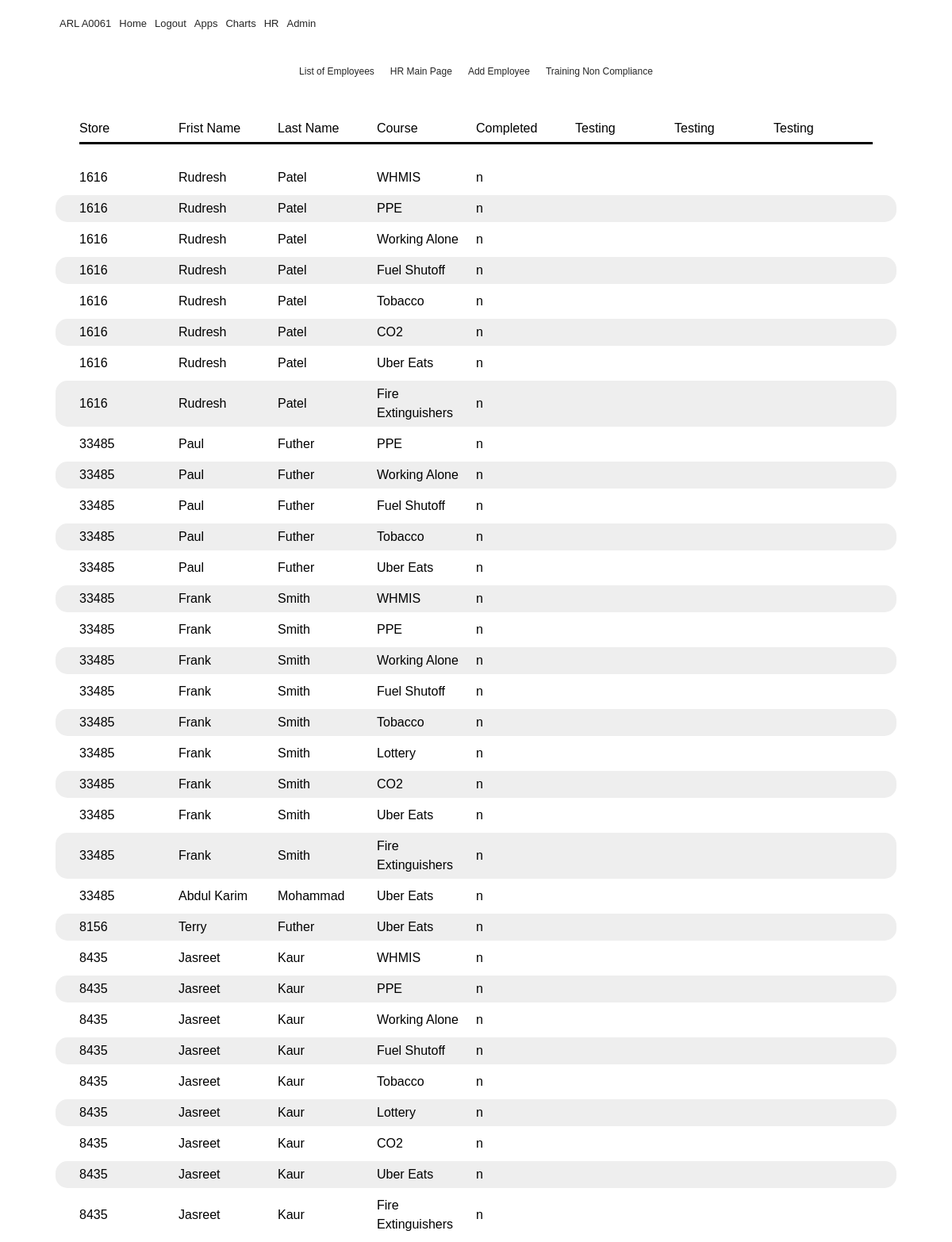
The app's page /trainingcompliance (signed in) with its own data.
### flaskblog/__init__.py (models this page shows, shortened)
class Grade(db.Model):
    id = db.Column(db.Integer(), primary_key=True)
    value = db.Column(db.String(), default="n")
    employee_id = db.Column(Integer(), ForeignKey('employee.id'))
    employee = db.relationship('Employee', backref = 'grades')
    course_id = db.Column(db.Integer(), ForeignKey('course.id'))
    course = db.relationship('Course', backref='grade')
    completeddate = db.Column(db.DateTime(), nullable = True )

class Employee(db.Model):
    id = db.Column(db.Integer, primary_key=True)
    firstname = db.Column(db.String(20), nullable=False)
    nickname = db.Column(db.String(20), nullable=True)
    lastname = db.Column(db.String(20), nullable=False)
    store = db.Column(db.String)
    addressone = db.Column(db.String(20), nullable=False)
    addresstwo = db.Column(db.String(20), nullable=True)
    apt = db.Column(db.String(20), nullable=True)
    city = db.Column(db.String(20), nullable=False)
    province = db.Column(db.String(20), nullable=False)
    country = db.Column(db.String(20), nullable=False)
    mobilephone = db.Column(db.String(10), nullable=False)
    email = db.Column(db.String(120), nullable=False)
    SIN = db.Column(db.Integer, unique=True, nullable=True)
    sinexpire = db.Column(db.DateTime(), nullable=True)
    created_on = db.Column(db.DateTime(), default=datetime.utcnow)
    updated_on = db.Column(
        db.DateTime(), default=datetime.utcnow, onupdate=datetime.utcnow)
    startdate = db.Column(db.DateTime(), nullable=True)
    enddate = db.Column(db.DateTime(), nullable=True)
    postal = db.Column(db.String(6), nullable=False)
    trainingid = db.Column(db.String(),unique=True, nullable=False)
    trainingpassword = db.Column(db.String(), nullable=False)
    manager = db.Column(db.String)
    image_file = db.Column(db.String(20), nullable=False,
                           default='default.jpg')
    active = db.Column(db.String(), nullable = False)
    iprismcode = db.Column(db.String(9), nullable=False)
    dob = db.Column(db.DateTime(), nullable=True)
    mon_avail = db.Column(db.String(100), nullable=False)
    tue_avail = db.Column(db.String(100), nullable=False)
    wed_avail = db.Column(db.String(100), nullable=False)
    thu_avail = db.Column(db.String(100), nullable=False)
    fri_avail = db.Column(db.String(100), nullable=False)
    sat_avail = db.Column(db.String(100), nullable=False)
    sun_avail = db.Column(db.String(100), nullable=False)

class Course(db.Model):
    id = db.Column(db.Integer(), primary_key=True)
    name = db.Column(db.String(100), nullable=False)

### flaskblog/routes.py (the view)
@app.route("/trainingcompliance", methods=['GET', 'POST'])
@login_required
def trainingcompliance():
    compliance = Grade.query\
            .filter_by(value="n")\
            .join(Employee, Employee.id==Grade.employee_id)\
            .join(Course, Course.id == Grade.course_id)\
            .add_columns(Grade.employee_id, Employee.firstname\
            ,Employee.lastname, Employee.store\
            , Course.name, Grade.value)\
                .order_by(Employee.store)
    return render_template('trainingcompliance.html', compliance = compliance)

### flaskblog/templates/trainingcompliance.html
{% extends "layout.html" %}
{% block content%}
        <div class= "container">
            <nav class="app-nav">
                  <ul class = "app-menu">
                        <ul>
                              <li> <a href="hrlist">List of Employees</a></li>
                        </ul>
                        <ul>
                              <li> <a href="hrhome">HR Main Page</a></li>
                        </ul>
                        <ul>
                              <li> <a href="addemployee">Add Employee</a></li>
                        </ul>
                        <ul>
                              <li> <a href="trainingcompliance">Training Non Compliance</a></li>
                        </ul>
                  </ul>
            </nav>
      </div>
                <div class = "tableheader">
                        <div> Store</div>
                        <div> Frist Name</div>
                        <div> Last Name</div>
                        <div> Course</div>
                        <div> Completed</div>
                        <div> Testing</div>
                        <div> Testing</div>
                        <div> Testing</div>
                </div>
                        {% for staff in compliance %}
                        <div class = "tablecard">
                        <div class = "comphritem1"> {{staff.store}}</div>
                        <div class = "comphritem2"> {{staff.firstname}}</div>
                        <div class = "comphritem3"> {{staff.lastname}}</div>
                        <div class = "comphritem4"> {{staff.name}}</div>
                        <div class = "comphritem5"> {{staff.value}}</div>
                        </div>
                        {% endfor %}
{% endblock content %}

### flaskblog/templates/layout.html (shortened to what this page needs)
<!DOCTYPE html>
<html lang="en">
  <head>
   <link rel="stylesheet" href="https://cdnjs.cloudflare.com/ajax/libs/font-awesome/5.12.0/css/all.min.css" />
   <link rel = "stylesheet" href="/static/main.css">
  </head>
  <body>
    <div class = "container" >
              <nav class="main-nav" >
                  <ul class = "main-menu">
                    <li> <a href="{{ url_for('home')}}">ARL A0061</a></li>
                      <li> <a href="{{ url_for('home')}}">Home</a></li>
                      {% if current_user.is_authenticated %}
                       <li> <a href="{{ url_for('security.logout')}}">Logout</a></li>
                      {% else %}
                      <li> <a href="{{ url_for('login')}}">Login</a></li>
                      {% endif %}
                      <li> <a href="{{ url_for('Applications')}}">Apps</a></li>
                      <li> <a href="{{ url_for('home')}}">Charts</a></li>
                      <li> <a href="{{ url_for('hrhome')}}">HR</a></li>
                      <li> <a href="{{ url_for('admin.index')}}">Admin</a></li>
                  </ul>
              </nav>
    </div>
            <main role="main" class="container">
                    {% block content %}{% endblock %}
              </main>
  </body>
</html>

### flaskblog/static/main.css (style rules this page uses)
* { box-sizing: border-box; margin: 0; padding: 0; }
body { font-family: 'Seqoe UI', Verdana, Geneva, Tahoma, sans-serif; background: white; color: #000; font-size: 16px; line-height: 1.5; }
a { color: #262626; text-decoration: none; }
ul { list-style: none; }
.container { width: 100%; max-width: 1100px; margin: auto; }
.tableheader { display: grid; grid-template-columns: repeat(8, 1fr); margin: auto; padding-top: 30px; padding-bottom: 5px; padding-left: 30px; padding-right: 30px; margin-right: 20px; margin-left: 20px; height: 100%; border-radius: 15px; margin-bottom: 20px; }
.tableheader >div { border-bottom: solid; padding-bottom: 5px; }
.tablecard { display: grid; grid-template-columns: repeat(8, 1fr ); padding-top: 5px; padding-bottom: 5px; padding-left: 30px; padding-right: 30px; margin-right: 20px; margin-left: 20px; height: 100%; border-radius: 15px; margin-bottom: 5px; justify-items: start; align-items: center; }
.tablecard:nth-child(odd) { background: #eee; }
.main-nav { display: flex; align-items: center; justify-content: space-between; height: 60px; padding: 20px 0; font-size: 13px; }
.main-nav ul { display: flex; }
.main-nav ul li { padding: 0 5px; }
.main-nav ul li a { padding-bottom: 2px; }
.main-nav ul.main-menu { flex:1; margin-left: 20px; }
.app-nav { display: flex; align-items: center; justify-content: space-between; height: 60px; padding: 20px 0; font-size: 12px; }
.app-nav ul { display: flex; }
.app-nav ul li { padding: 0 5px; }
.app-nav ul li a { padding-bottom: 5px; }
.app-menu { max-width: 700px; margin: 0 auto; padding:0 20px; display: flex; grid-template-columns: repeat(5, 1fr); grid-gap: 10px; align-items: flex-start; justify-content: center; text-align: center; }

### records on screen
Grade: store "1616", firstname "Rudresh", lastname "Patel", name "WHMIS", value "n"
Grade: store "1616", firstname "Rudresh", lastname "Patel", name "PPE", value "n"
Grade: store "1616", firstname "Rudresh", lastname "Patel", name "Working Alone", value "n"
Grade: store "1616", firstname "Rudresh", lastname "Patel", name "Fuel Shutoff", value "n"
Grade: store "1616", firstname "Rudresh", lastname "Patel", name "Tobacco", value "n"
Grade: store "1616", firstname "Rudresh", lastname "Patel", name "CO2", value "n"
Grade: store "1616", firstname "Rudresh", lastname "Patel", name "Uber Eats", value "n"
Grade: store "1616", firstname "Rudresh", lastname "Patel", name "Fire Extinguishers", value "n"
Grade: store "33485", firstname "Paul", lastname "Futher", name "PPE", value "n"
Grade: store "33485", firstname "Paul", lastname "Futher", name "Working Alone", value "n"
Grade: store "33485", firstname "Paul", lastname "Futher", name "Fuel Shutoff", value "n"
Grade: store "33485", firstname "Paul", lastname "Futher", name "Tobacco", value "n"
Grade: store "33485", firstname "Paul", lastname "Futher", name "Uber Eats", value "n"
Grade: store "33485", firstname "Frank", lastname "Smith", name "WHMIS", value "n"
Grade: store "33485", firstname "Frank", lastname "Smith", name "PPE", value "n"
Grade: store "33485", firstname "Frank", lastname "Smith", name "Working Alone", value "n"
Grade: store "33485", firstname "Frank", lastname "Smith", name "Fuel Shutoff", value "n"
Grade: store "33485", firstname "Frank", lastname "Smith", name "Tobacco", value "n"
Grade: store "33485", firstname "Frank", lastname "Smith", name "Lottery", value "n"
Grade: store "33485", firstname "Frank", lastname "Smith", name "CO2", value "n"
Grade: store "33485", firstname "Frank", lastname "Smith", name "Uber Eats", value "n"
Grade: store "33485", firstname "Frank", lastname "Smith", name "Fire Extinguishers", value "n"
Grade: store "33485", firstname "Abdul Karim", lastname "Mohammad", name "Uber Eats", value "n"
Grade: store "8156", firstname "Terry", lastname "Futher", name "Uber Eats", value "n"
Grade: store "8435", firstname "Jasreet", lastname "Kaur", name "WHMIS", value "n"
Grade: store "8435", firstname "Jasreet", lastname "Kaur", name "PPE", value "n"
Grade: store "8435", firstname "Jasreet", lastname "Kaur", name "Working Alone", value "n"
Grade: store "8435", firstname "Jasreet", lastname "Kaur", name "Fuel Shutoff", value "n"
Grade: store "8435", firstname "Jasreet", lastname "Kaur", name "Tobacco", value "n"
Grade: store "8435", firstname "Jasreet", lastname "Kaur", name "Lottery", value "n"
Grade: store "8435", firstname "Jasreet", lastname "Kaur", name "CO2", value "n"
Grade: store "8435", firstname "Jasreet", lastname "Kaur", name "Uber Eats", value "n"
Grade: store "8435", firstname "Jasreet", lastname "Kaur", name "Fire Extinguishers", value "n"
